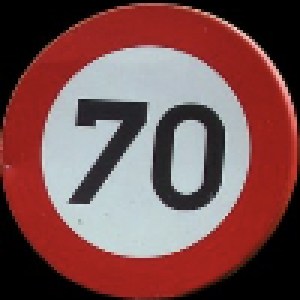
#> input picture road-sign-detection/cropped_images/road104.png, 100 x 100 px, found by its file name (shown 3 times larger)
$ jupyter execute --allow-errors RoadSignDetection.ipynb   (older library calls are emulated)
#> lines starting #> are read from the running program, lines starting #| are printed output that depends on the picture
#> further down, image is the input picture: shape (100, 100, 3); mean B, G, R 79.1, 79.5, 121.5
#> the sliders are set to index = 87
[cell 1]
# !pip install -q -U tensorflow>=1.8.0

<h1><center>Road Sign Detection

Daniel Felipe Munoz Restrepo

Martin Alirio Barbosa Garzon

Junio 2023

</center></h1>

# Introducción

En la presente seccion entrenaremos un modelo de detección de señales de tráfico utilizando el conjunto de datos "Road Sign Detection" de Kaggle. El objetivo era clasificar correctamente las diferentes señales de tráfico en imágenes.

A lo largo del presente trabajo se desarrollaran los siguientes pasos:

*   Importaremos las bibliotecas necesarias y cargamos el conjunto de datos.
*   Realizaremos una exploración y preprocesamiento de los datos, incluyendo la normalización de las imágenes y la división en conjuntos de entrenamiento y validación.
*   Crearemos un modelo de red neuronal convolucional utilizando la biblioteca TensorFlow y Keras. El modelo tendra varias capas convolucionales, capas de agrupación, capas de aplanamiento y capas densas.
*   Se compilara el modelo especificando la función de pérdida, el optimizador y las métricas a utilizar durante el entrenamiento.
*   Entrenaremos el modelo utilizando el conjunto de entrenamiento y validación, utilizando técnicas como el ajuste de pesos y la validación cruzada.
*   Evaluaremos el desempeño del modelo utilizando métricas como la precisión y el puntaje F1.
*   Por ultimo realizaremos una evaluación visual del modelo y probaremos su capacidad de clasificar una imagen de una señal de tráfico en el mundo real.

# 1. Importación de Librerias

[cell 2]
import os
import cv2
import ast
import gdown
import shutil
import base64
import numpy as np
import pandas as pd
import seaborn as sns
from skimage import io
import tensorflow as tf
from pathlib import Path
from skimage import util
from skimage import measure
from sklearn.svm import SVC
from google.colab import drive
from skimage.feature import hog
import matplotlib.pyplot as plt
from ipywidgets import interact
import xml.etree.ElementTree as ET
from sklearn.decomposition import PCA
from sklearn.metrics import accuracy_score
from sklearn.mixture import GaussianMixture
from keras.callbacks import ModelCheckpoint
from google.colab.patches import cv2_imshow
from sklearn.preprocessing import LabelEncoder
from sklearn.ensemble import RandomForestClassifier
from sklearn.linear_model import LogisticRegression
from sklearn.model_selection import train_test_split
from skimage.feature import greycomatrix, greycoprops
from skimage.measure import label, regionprops, regionprops_table
from sklearn.metrics import confusion_matrix, ConfusionMatrixDisplay
from tensorflow.keras.layers import Conv2D, MaxPooling2D, Dropout, Flatten, Dense

# 2. Carga del DataSet

[cell 3]
drive.mount('/content/drive')

# Ruta de la carpeta en Google Drive que contiene tus imágenes
folder_path = '/content/drive/MyDrive/Senales3/Proyecto Final:Road Sign Detection/road-sign-detection/'

# Ruta local donde se guardarán las imágenes descargadas
output_path = '/content/road-sign-detection/'

# Obtener la lista de archivos en la carpeta
file_list = os.listdir(folder_path)

print(file_list)

# Verificar si el directorio de salida ya existe
if not os.path.exists(output_path):
  # Si no existe, copiar el directorio
  shutil.copytree(folder_path, output_path)
  print('Copia completada.')
else:
  print('El directorio de salida ya existe. No se realiza la copia.')

print('Descarga completada.')

[cell 4]
images_path = Path('/content/road-sign-detection/images')
anno_path = Path('/content/road-sign-detection/annotations')
output_folder = '/content/road-sign-detection/cropped_images'

# 3. Recorte de imagenes

[cell 5]
target_width = 100  # Ancho objetivo de las imágenes recortadas
target_height = 100  # Alto objetivo de las imágenes recortadas

# Crear la carpeta de salida si no existe
os.makedirs(output_folder, exist_ok=True)

# Obtener la lista de archivos XML en la carpeta
#> (the rest of this cell did not finish here and is left out)

Al analizar el dataset, descubrimos que cada imagen está asociada a un archivo XML que proporciona información precisa sobre la ubicación de la señal de tránsito de interés dentro de la imagen. Por lo tanto, el código recorre cada archivo XML en la carpeta de anotaciones. Para cada archivo XML, se lee la imagen correspondiente y se recorta la región de interés definida en el archivo XML. Además, se redimensiona la imagen recortada a un tamaño de 100 x 100 píxeles para asegurar que todas las imágenes tengan las mismas dimensiones. Finalmente, se guarda la imagen recortada en una carpeta de salida. El código utiliza la biblioteca xml.etree.ElementTree para analizar los archivos XML y la biblioteca cv2 para leer, recortar y guardar las imágenes.

# 4. Preparación del DataSet

[cell 6]
# Obtener la lista de archivos en la carpeta de imágenes recortadas
cropped_images = os.listdir(output_folder)

# Crear una lista para almacenar las imágenes
images = []
# Crear una lista para almacenar las etiquetas
labels = []

# Leer las imágenes y obtener sus etiquetas
#> (the rest of this cell did not finish here and is left out)

[cell 7]
# Crear una instancia de LabelEncoder para codificar las etiquetas como numeros
label_encoder = LabelEncoder()

# Codificar las etiquetas de entrenamiento
#> (the rest of this cell did not finish here and is left out)

**Normalizacion de los datos**

Es importante normalizar los datos ya que se asegura que los valores de los píxeles estén en un rango consistente y esto puede ayudar a que el modelo converja más rápidamente durante el entrenamiento. Al tener un rango de valores más pequeño y consistente, los gradientes de la función de pérdida se calculan de manera más efectiva, lo que puede acelerar el proceso de optimización.

#> (a cell that did not finish here is left out)

#> (a cell that did not finish here is left out)

# Convolutional Neural Network

## Construcción y entrenamiento del modelo

**Construccion del modelo**

Usaremos un modelo de red neuronal convolucional utilizando la API Sequential de Keras, el funcionamiento basico consta de utilizar capas de convolución para extraer características de las imágenes de entrada, seguidas de capas de pooling y Dropout para reducir la dimensionalidad y evitar el sobreajuste. Luego, las características se aplanan y se pasan a capas densas para realizar la clasificación final.

#> (a cell that did not finish here is left out)

**Compilacion del modelo**

El procesp de compilar el modelo implica establecer los elementos clave para el proceso de entrenamiento, incluyendo la función de pérdida, el optimizador y las métricas de evaluación. Esto permite que el modelo se entrene y se evalúe correctamente durante el proceso de ajuste de los pesos y durante la evaluación del rendimiento.

*   "loss": como función de pérdida usaremos la "categorical_crossentropy", que es adecuada para problemas de clasificación multiclase. Esta función de pérdida compara la salida predicha por el modelo con las etiquetas reales y calcula la diferencia entre ellos.

*   "optimizer": El optimizador es el algoritmo que se utilizará para ajustar los pesos del modelo durante el entrenamiento. En este caso, se utiliza "adam", que es un optimizador popular y eficiente. Adam combina técnicas de gradient descent estocástico con adaptación de la tasa de aprendizaje, lo que permite un entrenamiento más rápido y efectivo.

*   "metrics": Las métricas son utilizadas para evaluar el rendimiento del modelo durante el entrenamiento y la evaluación. En este caso usaremos "accuracy" (exactitud) como métrica la cual calcula la proporción de predicciones correctas en relación con el total de predicciones.

#> (a cell that did not finish here is left out)

**Entrenamiento del modelo**

El proceso de entrenamiento del modelo de aprendizaje automático implica ajustar los pesos y los sesgos del modelo para que pueda aprender a hacer predicciones precisas a partir de los datos de entrenamiento.

*   x_train y y_train: los datos de entrenamiento.
*   batch_size: el tamaño del lote utilizado para el entrenamiento
*   epochs: el número de épocas de entrenamiento.
*   validation_data: los datos de validación utilizados para evaluar el rendimiento del modelo en cada época.
*   callbacks: una lista de objetos de devolución de llamada, en este caso, se pasa el objeto checkpointer para guardar los pesos del modelo.

#> (a cell that did not finish here is left out)

## Evaluación de desempeño

**Desempeño**

#> (a cell that did not finish here is left out)

Un accuracy de 0.9431 significa que tu modelo ha logrado clasificar correctamente aproximadamente el 94.31% de las muestras en el conjunto de prueba. En otras palabras, de todas las imágenes de prueba que el modelo ha procesado, ha predicho correctamente la clase objetivo para el 94.31% de ellas.

Adicionalmente, es importante mencionar que nuestro dataset tenía un desequilibrio de clases, donde una clase tenía considerablemente más muestras que las demás, como observamos anteriormente:

*   Clase: crosswalk - Cantidad de datos: 74
*   Clase: speedlimit - Cantidad de datos: 523
*   Clase: stop - Cantidad de datos: 57
*   Clase: trafficlight - Cantidad de datos: 47

Por tanto, se sugiere evaluar el F1 Score en estos casos. El F1 Score es una métrica muy utilizada en problemas donde el conjunto de datos está desbalanceado. Esta métrica combina la precisión y el recall para obtener un valor más objetivo.

Sin embargo, al calcularlo, obtenemos un valor de 0.9770 o 97.7%, lo que confirma que el modelo está bien ajustado y tiene un buen equilibrio entre la precisión y la exhaustividad en la clasificación de las clases del dataset.

**Analisis Visual**

A continuación, se realizará una evaluación visual del modelo, en la cual se mostrarán 16 figuras aleatorias del conjunto de validación. A cada figura se le asignará un título que mostrará la etiqueta_predicha (etiqueta_real), y se resaltará en verde si la predicción es correcta y en rojo si es incorrecta.

#> (a cell that did not finish here is left out)

[cell 15]
figure = plt.figure(figsize=(15, 10))
#> (the rest of this cell did not finish here and is left out)

Continuando con la evaluación visual del modelo, hemos construido una función interactiva para revisar una por una las imágenes del conjunto de validación.

[cell 16]
def predict_image(index):
    # Obtener la imagen del conjunto de prueba según el índice dado
    image = x_test[index]

    # Agregar una dimensión adicional para el tamaño del lote (batch size)
    imageToModel = np.expand_dims(image, axis=0)

    # Realizar la predicción con el modelo
    realPredict = model.predict(imageToModel)

    # Mostrar la imagen utilizando imshow
    plt.imshow(image)
    plt.axis('off')  # Para ocultar los ejes
    plt.show()

    # Obtener el índice de la clase predicha
    predict_index = np.argmax(realPredict)

    # Obtener el nombre de la clase predicha
    predicted_class = class_names[predict_index]

    # Imprimir la clase predicha
    print("Clase predicha:", predicted_class)

# Utilizar la función interact para variar el índice de la imagen
#> (the rest of this cell did not finish here and is left out)

**Prueba Final**

Ahora, con el objetivo de evaluar el modelo de manera más realista, hemos tomado una fotografía de una señal de tránsito de internet y la hemos cargado en el modelo entrenado. De esta manera, podemos evaluar su rendimiento con mayor criterio. A continuación, presentamos este proceso.

[cell 17]
# Leer la imagen en color (RGB)
image = cv2.imread("/content/road-sign-detection/realImage/test.jpg")
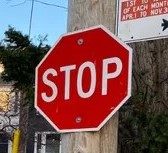
#> input picture road-sign-detection/realImage/test.jpg, 168 x 153 px, found by its file name
#> image is the input picture: shape (153, 168, 3); mean B, G, R 86, 85.7, 124.3
image = cv2.cvtColor(image, cv2.COLOR_BGR2RGB)

# Redimensionar la imagen
image_resized = cv2.resize(image, (100, 100))
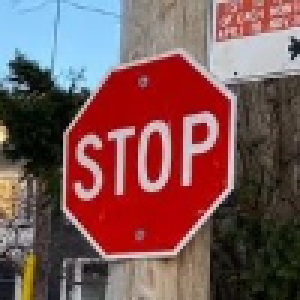
#> image_resized: shape (100, 100, 3) (shown 3 times larger); mean R, G, B 124.1, 85.5, 85.8

# Normalizar la imagen
image_normalized = image_resized / 255.0

# Agregar una dimensión adicional para el tamaño del lote (batch size)
image_to_model = np.expand_dims(image_normalized, axis=0)

# Realizar la predicción con el modelo
#> (the rest of this cell did not finish here and is left out)
